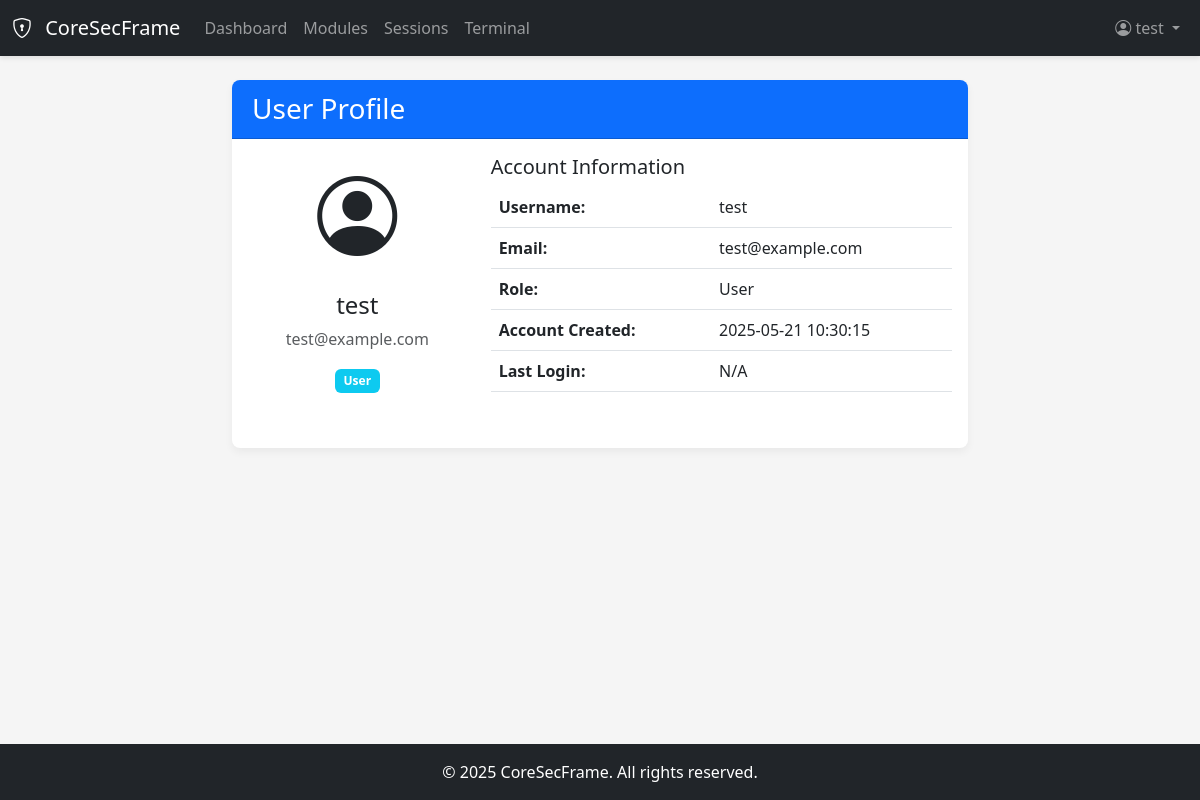
Screenshot of /auth/profile (signed in) with the database file from the repository.
### app/auth/models.py (models this page shows, shortened)
class User(UserMixin, db.Model):
    id = db.Column(db.Integer, primary_key=True)
    username = db.Column(db.String(64), index=True, unique=True)
    email = db.Column(db.String(120), index=True, unique=True)
    password_hash = db.Column(db.String(128))
    role = db.Column(db.String(20), default='user')  # 'admin' or 'user'
    created_at = db.Column(db.DateTime, default=datetime.utcnow)
    last_login = db.Column(db.DateTime, nullable=True)
    def is_admin(self):
        return self.role == 'admin'

### app/auth/routes.py (the view)
@auth_bp.route('/profile')
@login_required
def profile():
    return render_template('auth/profile.html', title='User Profile')

### app/auth/models.py (called while the page is built)
@login_manager.user_loader
def load_user(id):
    return User.query.get(int(id))

### app/templates/auth/profile.html
{% extends "base.html" %}
{% block content %}
<div class="row">
    <div class="col-md-8 offset-md-2">
        <div class="card">
            <div class="card-header bg-primary text-white">
                <h3 class="mb-0">User Profile</h3>
            </div>
            <div class="card-body">
                <div class="row mb-4">
                    <div class="col-md-4 text-center">
                        <div class="mb-3">
                            <i class="bi bi-person-circle" style="font-size: 5rem;"></i>
                        </div>
                        <h4>{{ current_user.username }}</h4>
                        <p class="text-muted">{{ current_user.email }}</p>
                        {% if current_user.is_admin() %}
                        <span class="badge bg-danger">Administrator</span>
                        {% else %}
                        <span class="badge bg-info">User</span>
                        {% endif %}
                    </div>
                    <div class="col-md-8">
                        <h5>Account Information</h5>
                        <table class="table">
                            <tr>
                                <th>Username:</th>
                                <td>{{ current_user.username }}</td>
                            </tr>
                            <tr>
                                <th>Email:</th>
                                <td>{{ current_user.email }}</td>
                            </tr>
                            <tr>
                                <th>Role:</th>
                                <td>{{ current_user.role|title }}</td>
                            </tr>
                            <tr>
                                <th>Account Created:</th>
                                <td>{{ current_user.created_at.strftime('%Y-%m-%d %H:%M:%S') }}</td>
                            </tr>
                            <tr>
                                <th>Last Login:</th>
                                <td>
                                    {% if current_user.last_login %}
                                    {{ current_user.last_login.strftime('%Y-%m-%d %H:%M:%S') }}
                                    {% else %}
                                    N/A
                                    {% endif %}
                                </td>
                            </tr>
                        </table>
                    </div>
                </div>
            </div>
        </div>
    </div>
</div>
{% endblock %}

### app/templates/base.html (shortened to what this page needs)
<!DOCTYPE html>
<html lang="en">
<head>
    <link href="https://cdn.jsdelivr.net/npm/bootstrap@5.3.0-alpha1/dist/css/bootstrap.min.css" rel="stylesheet">
    <link rel="stylesheet" href="https://cdn.jsdelivr.net/npm/bootstrap-icons@1.10.3/font/bootstrap-icons.css">
    <link rel="stylesheet" href="{{ url_for('static', filename='css/styles.css') }}">
</head>
<body class="d-flex flex-column min-vh-100">
    <body class="d-flex flex-column min-vh-100">
        <header>
            <nav class="navbar navbar-expand-lg navbar-dark bg-dark">
                <div class="container-fluid">
                    <a class="navbar-brand" href="{{ url_for('core.index') }}">
                        <i class="bi bi-shield-lock me-2"></i>
                        CoreSecFrame
                    </a>
                    <div class="collapse navbar-collapse" id="navbarNav">
                        <ul class="navbar-nav me-auto">
                            {% if current_user.is_authenticated %}
                            <li class="nav-item">
                                <a class="nav-link" href="{{ url_for('core.dashboard') }}">Dashboard</a>
                            </li>
                            <li class="nav-item">
                                <a class="nav-link" href="{{ url_for('modules.index') }}">Modules</a>
                            </li>
                            <li class="nav-item">
                                <a class="nav-link" href="{{ url_for('sessions.index') }}">Sessions</a>
                            </li>
                            <li class="nav-item">
                                <a class="nav-link" href="{{ url_for('terminal.index') }}">Terminal</a>
                            </li>
                            {% endif %}
                        </ul>
                        <ul class="navbar-nav ms-auto">
                            {% if current_user.is_authenticated %}
                            <li class="nav-item dropdown">
                                <a class="nav-link dropdown-toggle" href="#" id="navbarDropdown" role="button"
                                    data-bs-toggle="dropdown">
                                    <i class="bi bi-person-circle"></i> {{ current_user.username }}
                                </a>
                            </li>
                            {% endif %}
                        </ul>
                    </div>
                </div>
            </nav>
        </header>
        <main class="flex-grow-1">
            <div class="container mt-4">
                {% block content %}{% endblock %}
            </div>
        </main>
        <footer class="bg-dark text-white mt-4 py-3">
            <div class="container text-center">
                <span>&copy; 2025 CoreSecFrame. All rights reserved.</span>
            </div>
        </footer>
    </body>
</html>

### app/static/css/styles.css (style rules this page uses)
:root { --primary-color: #1e88e5; --primary-dark: #1565c0; --primary-light: #64b5f6; --secondary-color: #6c757d; --success-color: #28a745; --danger-color: #dc3545; --warning-color: #ffc107; --info-color: #17a2b8; --dark-color: #343a40; --light-color: #f8f9fa; }
body { min-height: 100vh; display: flex; flex-direction: column; background-color: #f5f5f5; }
main { flex: 1; margin-bottom: 2rem; }
.navbar { box-shadow: 0 2px 5px rgba(0, 0, 0, 0.1); }
.card { border: none; border-radius: 0.5rem; box-shadow: 0 4px 8px rgba(0, 0, 0, 0.05); margin-bottom: 1.5rem; }
.card-header { border-radius: 0.5rem 0.5rem 0 0 !important; padding: 0.75rem 1.25rem; font-weight: bold; }
.badge { padding: 0.5em 0.75em; }

### rows the page displays
User: username "test", email "test@example.com", role "User", created_at "2025-05-21 10:30:15"
